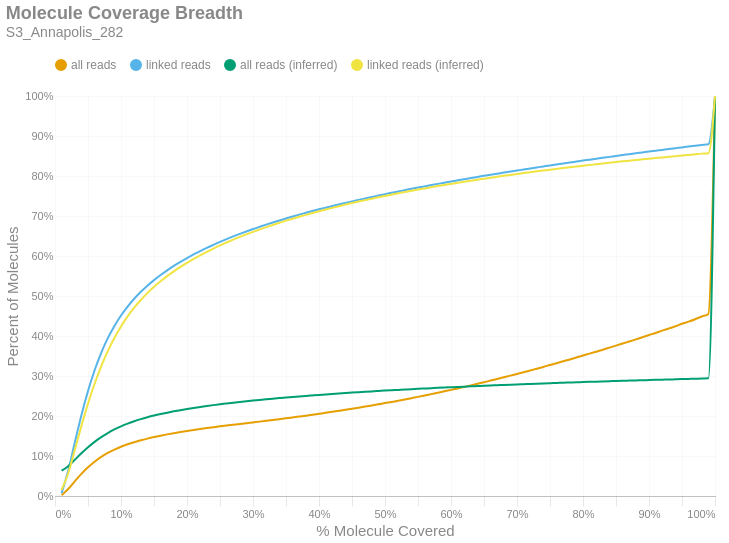

Here is the notebook cell this chart was saved with:
### Markdown cell above
### Molecule Read Coverage
This chart shows molecule coverage breadth as computed by the number of bases aligned to that molecule. In other words, "*how much of each unique long molecule is actually sequenced/aligned?*" Keep in mind there is a distinction between sequences and alignments, since some sequences belonging to a particular molecule may not align well and wouldn't appear in the alignment data. This chart also shows molecule coverage breadth as computed by the *inferred fragment* from which the aligned sequences originate. Unlike read coverage, this calculation takes into account the total insert size, including unsequenced gaps between the forward and reverse reads. Like the previous figures, these are cumulative percents.

### Code cell
if SKIPLR:
    print_html(f"Skipped")
else:
    binned_df = consolidated_hist(valids['coverage_bp'], mask, 0.01, True)
    binned_df_inf = consolidated_hist(valids['coverage_inserts'], mask, 0.01, True)
    binned_df = binned_df.with_columns(pl.lit(binned_df_inf['all reads (cumsum)']).alias('all reads (inferred)'))
    binned_df = binned_df.with_columns(pl.lit(binned_df_inf['linked reads (cumsum)']).alias('linked reads (inferred)'))
    binned_df = binned_df.with_columns(
        (pl.col('bin').cast(pl.Float64) + 0.01).alias('right_edge')
    )

    with SafeRender(binned_df):
        (
            density_plot(binned_df, 'Molecule Coverage Breadth', samplename, 'molcov', ['all reads (inferred)','linked reads (inferred)'])
            .encode(
                #x=alt.X('bin:Q', title="% Molecule Covered").axis(format = '%').scale(padding=0),
                x=alt.X('right_edge:Q', title="% Molecule Covered").axis(format='%').scale(padding=0),
                y=alt.Y('value:Q', title='Percent of Molecules')
                    .axis(format='%')
                    .stack(False)
                    .scale(domainMin=0, padding=0),
                color=alt.Color("key:N").scale(domain = ["all reads", "linked reads", "all reads (inferred)", "linked reads (inferred)"]),
                tooltip = [
                    alt.Tooltip("key:N", title = "Data Type"),
                    alt.Tooltip("range_label:N", title="% Molecule Covered"),
                    alt.Tooltip("value:Q", format = ".2%", title="% Molecules")
                ]
            )
        ).display()

### Figure 1 — Vega-Lite specification as saved in the notebook (floating-point values rounded to 4 significant figures)
{"width": "container", "height": 400, "config": {"title": {"anchor": "start", "dy": -15, "fontSize": 18, "color": "#888888", "subtitleColor": "#888888", "subtitleFontSize": 14}, "arc": {"fill": "#0072B2"}, "axis": {"domainColor": "#888888", "domainWidth": 0.5, "gridWidth": 0.2, "grid": false, "titleFontWeight": 400, "titleFontSize": 15, "labelFontSize": 11, "labelColor": "#888888", "tickColor": "#888888", "tickWidth": 0.2, "titleColor": "#888888"}, "axisBand": {"grid": false}, "axisX": {"grid": true, "tickSize": 10, "domainCap": "round"}, "axisY": {"domain": false, "grid": true, "tickSize": 0, "domainCap": "round"}, "background": "transparent", "header": {"labelFontSize": 15, "labelColor": "#888888", "titleFontSize": 15, "titleFontWeight": 600, "titleColor": "#888888"}, "legend": {"labelFont": "sans-serif", "labelFontSize": 12, "labelColor": "#888888", "symbolSize": 100, "symbolType": "circle", "titleFontSize": 12, "titlePadding": 10, "titleColor": "#888888", "title": null, "orient": "top"}, "range": {"category": ["#E69F00", "#56B4E9", "#009E73", "#F0E442", "#0072B2", "#D55E00", "#CC79A7", "#000000"], "diverging": ["#cfe8f3", "#a2d4ec", "#73bfe2", "#46abdb", "#1696d2", "#12719e"]}, "area": {"fill": "#0072B2", "fillOpacity": 0.7, "line": true, "strokeOpacity": 0.7}, "line": {"color": "#0072B2", "stroke": "#0072B2", "strokeWidth": 2}, "trail": {"color": "#0072B2", "stroke": "#0072B2", "strokeWidth": 0, "size": 1}, "point": {"filled": true, "fillOpacity": 1.0, "size": 95}, "text": {"color": "#888888", "fontSize": 11, "align": "right", "fontWeight": 400, "size": 11}, "bar": {"fill": "#0072B2", "stroke": null}, "view": {"stroke": null, "continuousWidth": 660, "continuousHeight": 400}}, "data": {"name": "data-3246c77fac0661e603551afdb3856b7c"}, "mark": {"type": "line", "interpolate": "monotone", "point": {"opacity": 0, "size": 275}}, "encoding": {"color": {"field": "key", "scale": {"domain": ["all reads", "linked reads", "all reads (inferred)", "linked reads (inferred)"]}, "type": "nominal"}, "tooltip": [{"field": "key", "title": "Data Type", "type": "nominal"}, {"field": "range_label", "title": "% Molecule Covered", "type": "nominal"}, {"field": "value", "format": ".2%", "title": "% Molecules", "type": "quantitative"}], "x": {"axis": {"format": "%"}, "field": "right_edge", "scale": {"padding": 0}, "title": "% Molecule Covered", "type": "quantitative"}, "y": {"axis": {"format": "%"}, "field": "value", "scale": {"domainMin": 0, "padding": 0}, "stack": false, "title": "Percent of Molecules", "type": "quantitative"}}, "params": [{"name": "param_c36ac31b6afebe62", "select": {"type": "point", "fields": ["key"]}, "bind": "legend"}], "title": {"text": "Molecule Coverage Breadth", "subtitle": "S3_Annapolis_282"}, "transform": [{"fold": ["all reads (cumsum)", "linked reads (cumsum)", "all reads (inferred)", "linked reads (inferred)"]}, {"calculate": "replace(datum.key, ' (cumsum)', '')", "as": "key"}, {"filter": {"param": "param_c36ac31b6afebe62"}}], "usermeta": {"embedOptions": {"downloadFileName": "S3_Annapolis_282.molcov"}}, "$schema": "https://vega.github.io/schema/vega-lite/v6.1.0.json", "datasets": {"data-3246c77fac0661e603551afdb3856b7c": [{"bin": "0.0", "interval": "0.0-0.01", "all reads": 0.002107, "linked reads": 0.007004, "all reads (cumsum)": 0.002107, "linked reads (cumsum)": 0.007004, "range_label": "0.0-0.01", "all reads (inferred)": 0.0632, "linked reads (inferred)": 0.01549, "right_edge": 0.01}, {"bin": "0.01", "interval": "0.01-0.02", "all reads": 0.01535, "linked reads": 0.05583, "all reads (cumsum)": 0.01746, "linked reads (cumsum)": 0.06283, "range_label": "0.01-0.02", "all reads (inferred)": 0.07462, "linked reads (inferred)": 0.05702, "right_edge": 0.02}, {"bin": "0.02", "interval": "0.02-0.03", "all reads": 0.0193, "linked reads": 0.07087, "all reads (cumsum)": 0.03676, "linked reads (cumsum)": 0.1337, "range_label": "0.02-0.03", "all reads (inferred)": 0.09048, "linked reads (inferred)": 0.1153, "right_edge": 0.03}, {"bin": "0.03", "interval": "0.03-0.04", "all reads": 0.01859, "linked reads": 0.06845, "all reads (cumsum)": 0.05535, "linked reads (cumsum)": 0.2022, "range_label": "0.03-0.04", "all reads (inferred)": 0.1067, "linked reads (inferred)": 0.1751, "right_edge": 0.04}, {"bin": "0.04", "interval": "0.04-0.05", "all reads": 0.01641, "linked reads": 0.06044, "all reads (cumsum)": 0.07176, "linked reads (cumsum)": 0.2626, "range_label": "0.04-0.05", "all reads (inferred)": 0.1218, "linked reads (inferred)": 0.2309, "right_edge": 0.05}, {"bin": "0.05", "interval": "0.05-0.06", "all reads": 0.01408, "linked reads": 0.05179, "all reads (cumsum)": 0.08584, "linked reads (cumsum)": 0.3144, "range_label": "0.05-0.06", "all reads (inferred)": 0.1353, "linked reads (inferred)": 0.2805, "right_edge": 0.06}, {"bin": "0.06", "interval": "0.06-0.07", "all reads": 0.01185, "linked reads": 0.04362, "all reads (cumsum)": 0.09769, "linked reads (cumsum)": 0.358, "range_label": "0.06-0.07", "all reads (inferred)": 0.1471, "linked reads (inferred)": 0.3241, "right_edge": 0.07}, {"bin": "0.07", "interval": "0.07-0.08", "all reads": 0.00994, "linked reads": 0.03658, "all reads (cumsum)": 0.1076, "linked reads (cumsum)": 0.3946, "range_label": "0.07-0.08", "all reads (inferred)": 0.1574, "linked reads (inferred)": 0.3621, "right_edge": 0.08}, {"bin": "0.08", "interval": "0.08-0.09", "all reads": 0.008325, "linked reads": 0.03057, "all reads (cumsum)": 0.116, "linked reads (cumsum)": 0.4252, "range_label": "0.08-0.09", "all reads (inferred)": 0.1664, "linked reads (inferred)": 0.3952, "right_edge": 0.09}, {"bin": "0.09", "interval": "0.09-0.1", "all reads": 0.007145, "linked reads": 0.02621, "all reads (cumsum)": 0.1231, "linked reads (cumsum)": 0.4514, "range_label": "0.09-0.1", "all reads (inferred)": 0.1741, "linked reads (inferred)": 0.4239, "right_edge": 0.1}, {"bin": "0.1", "interval": "0.1-0.11", "all reads": 0.006102, "linked reads": 0.02235, "all reads (cumsum)": 0.1292, "linked reads (cumsum)": 0.4737, "range_label": "0.1-0.11", "all reads (inferred)": 0.1809, "linked reads (inferred)": 0.449, "right_edge": 0.11}, {"bin": "0.11", "interval": "0.11-0.12", "all reads": 0.005331, "linked reads": 0.01951, "all reads (cumsum)": 0.1345, "linked reads (cumsum)": 0.4932, "range_label": "0.11-0.12", "all reads (inferred)": 0.1869, "linked reads (inferred)": 0.4708, "right_edge": 0.12}, {"bin": "0.12", "interval": "0.12-0.13", "all reads": 0.004736, "linked reads": 0.01728, "all reads (cumsum)": 0.1393, "linked reads (cumsum)": 0.5105, "range_label": "0.12-0.13", "all reads (inferred)": 0.1921, "linked reads (inferred)": 0.49, "right_edge": 0.13}, {"bin": "0.13", "interval": "0.13-0.14", "all reads": 0.004196, "linked reads": 0.01529, "all reads (cumsum)": 0.1435, "linked reads (cumsum)": 0.5258, "range_label": "0.13-0.14", "all reads (inferred)": 0.1968, "linked reads (inferred)": 0.5073, "right_edge": 0.14}, {"bin": "0.14", "interval": "0.14-0.15", "all reads": 0.003833, "linked reads": 0.01395, "all reads (cumsum)": 0.1473, "linked reads (cumsum)": 0.5397, "range_label": "0.14-0.15", "all reads (inferred)": 0.201, "linked reads (inferred)": 0.5229, "right_edge": 0.15}, {"bin": "0.15", "interval": "0.15-0.16", "all reads": 0.003492, "linked reads": 0.01267, "all reads (cumsum)": 0.1508, "linked reads (cumsum)": 0.5524, "range_label": "0.15-0.16", "all reads (inferred)": 0.2049, "linked reads (inferred)": 0.5369, "right_edge": 0.16}, {"bin": "0.16", "interval": "0.16-0.17", "all reads": 0.003267, "linked reads": 0.01181, "all reads (cumsum)": 0.1541, "linked reads (cumsum)": 0.5642, "range_label": "0.16-0.17", "all reads (inferred)": 0.2084, "linked reads (inferred)": 0.5498, "right_edge": 0.17}, {"bin": "0.17", "interval": "0.17-0.18", "all reads": 0.003044, "linked reads": 0.01099, "all reads (cumsum)": 0.1571, "linked reads (cumsum)": 0.5752, "range_label": "0.17-0.18", "all reads (inferred)": 0.2116, "linked reads (inferred)": 0.5616, "right_edge": 0.18}, {"bin": "0.18", "interval": "0.18-0.19", "all reads": 0.002827, "linked reads": 0.01012, "all reads (cumsum)": 0.1599, "linked reads (cumsum)": 0.5853, "range_label": "0.18-0.19", "all reads (inferred)": 0.2146, "linked reads (inferred)": 0.5727, "right_edge": 0.19}, {"bin": "0.19", "interval": "0.19-0.2", "all reads": 0.002665, "linked reads": 0.009532, "all reads (cumsum)": 0.1626, "linked reads (cumsum)": 0.5949, "range_label": "0.19-0.2", "all reads (inferred)": 0.2175, "linked reads (inferred)": 0.583, "right_edge": 0.2}, {"bin": "0.2", "interval": "0.2-0.21", "all reads": 0.002538, "linked reads": 0.009034, "all reads (cumsum)": 0.1651, "linked reads (cumsum)": 0.6039, "range_label": "0.2-0.21", "all reads (inferred)": 0.2201, "linked reads (inferred)": 0.5927, "right_edge": 0.21}, {"bin": "0.21", "interval": "0.21-0.22", "all reads": 0.002387, "linked reads": 0.008429, "all reads (cumsum)": 0.1675, "linked reads (cumsum)": 0.6123, "range_label": "0.21-0.22", "all reads (inferred)": 0.2226, "linked reads (inferred)": 0.6018, "right_edge": 0.22}, {"bin": "0.22", "interval": "0.22-0.23", "all reads": 0.002279, "linked reads": 0.008017, "all reads (cumsum)": 0.1698, "linked reads (cumsum)": 0.6203, "range_label": "0.22-0.23", "all reads (inferred)": 0.2249, "linked reads (inferred)": 0.6104, "right_edge": 0.23}, {"bin": "0.23", "interval": "0.23-0.24", "all reads": 0.002188, "linked reads": 0.007587, "all reads (cumsum)": 0.172, "linked reads (cumsum)": 0.6279, "range_label": "0.23-0.24", "all reads (inferred)": 0.2272, "linked reads (inferred)": 0.6186, "right_edge": 0.24}, {"bin": "0.24", "interval": "0.24-0.25", "all reads": 0.00214, "linked reads": 0.007425, "all reads (cumsum)": 0.1741, "linked reads (cumsum)": 0.6353, "range_label": "0.24-0.25", "all reads (inferred)": 0.2293, "linked reads (inferred)": 0.6265, "right_edge": 0.25}, {"bin": "0.25", "interval": "0.25-0.26", "all reads": 0.002026, "linked reads": 0.006952, "all reads (cumsum)": 0.1761, "linked reads (cumsum)": 0.6423, "range_label": "0.25-0.26", "all reads (inferred)": 0.2313, "linked reads (inferred)": 0.6338, "right_edge": 0.26}, {"bin": "0.26", "interval": "0.26-0.27", "all reads": 0.001967, "linked reads": 0.006642, "all reads (cumsum)": 0.1781, "linked reads (cumsum)": 0.6489, "range_label": "0.26-0.27", "all reads (inferred)": 0.2333, "linked reads (inferred)": 0.6408, "right_edge": 0.27}, {"bin": "0.27", "interval": "0.27-0.28", "all reads": 0.001944, "linked reads": 0.006339, "all reads (cumsum)": 0.1801, "linked reads (cumsum)": 0.6553, "range_label": "0.27-0.28", "all reads (inferred)": 0.2351, "linked reads (inferred)": 0.6476, "right_edge": 0.28}, {"bin": "0.28", "interval": "0.28-0.29", "all reads": 0.001941, "linked reads": 0.006098, "all reads (cumsum)": 0.182, "linked reads (cumsum)": 0.6614, "range_label": "0.28-0.29", "all reads (inferred)": 0.2369, "linked reads (inferred)": 0.6541, "right_edge": 0.29}, {"bin": "0.29", "interval": "0.29-0.3", "all reads": 0.001973, "linked reads": 0.005952, "all reads (cumsum)": 0.184, "linked reads (cumsum)": 0.6673, "range_label": "0.29-0.3", "all reads (inferred)": 0.2386, "linked reads (inferred)": 0.6603, "right_edge": 0.3}, {"bin": "0.3", "interval": "0.3-0.31", "all reads": 0.001956, "linked reads": 0.005617, "all reads (cumsum)": 0.1859, "linked reads (cumsum)": 0.6729, "range_label": "0.3-0.31", "all reads (inferred)": 0.2402, "linked reads (inferred)": 0.6662, "right_edge": 0.31}, {"bin": "0.31", "interval": "0.31-0.32", "all reads": 0.002022, "linked reads": 0.005489, "all reads (cumsum)": 0.188, "linked reads (cumsum)": 0.6784, "range_label": "0.31-0.32", "all reads (inferred)": 0.2418, "linked reads (inferred)": 0.6721, "right_edge": 0.32}, {"bin": "0.32", "interval": "0.32-0.33", "all reads": 0.002065, "linked reads": 0.005342, "all reads (cumsum)": 0.19, "linked reads (cumsum)": 0.6838, "range_label": "0.32-0.33", "all reads (inferred)": 0.2434, "linked reads (inferred)": 0.6777, "right_edge": 0.33}, {"bin": "0.33", "interval": "0.33-0.34", "all reads": 0.002073, "linked reads": 0.005099, "all reads (cumsum)": 0.1921, "linked reads (cumsum)": 0.6889, "range_label": "0.33-0.34", "all reads (inferred)": 0.2449, "linked reads (inferred)": 0.683, "right_edge": 0.34}, {"bin": "0.34", "interval": "0.34-0.35", "all reads": 0.002109, "linked reads": 0.004973, "all reads (cumsum)": 0.1942, "linked reads (cumsum)": 0.6938, "range_label": "0.34-0.35", "all reads (inferred)": 0.2463, "linked reads (inferred)": 0.6883, "right_edge": 0.35}, {"bin": "0.35", "interval": "0.35-0.36", "all reads": 0.002211, "linked reads": 0.004903, "all reads (cumsum)": 0.1964, "linked reads (cumsum)": 0.6988, "range_label": "0.35-0.36", "all reads (inferred)": 0.2477, "linked reads (inferred)": 0.6933, "right_edge": 0.36}, {"bin": "0.36", "interval": "0.36-0.37", "all reads": 0.002219, "linked reads": 0.004742, "all reads (cumsum)": 0.1986, "linked reads (cumsum)": 0.7035, "range_label": "0.36-0.37", "all reads (inferred)": 0.249, "linked reads (inferred)": 0.6981, "right_edge": 0.37}, {"bin": "0.37", "interval": "0.37-0.38", "all reads": 0.00224, "linked reads": 0.00448, "all reads (cumsum)": 0.2009, "linked reads (cumsum)": 0.708, "range_label": "0.37-0.38", "all reads (inferred)": 0.2503, "linked reads (inferred)": 0.7028, "right_edge": 0.38}, {"bin": "0.38", "interval": "0.38-0.39", "all reads": 0.002298, "linked reads": 0.004464, "all reads (cumsum)": 0.2032, "linked reads (cumsum)": 0.7124, "range_label": "0.38-0.39", "all reads (inferred)": 0.2516, "linked reads (inferred)": 0.7073, "right_edge": 0.39}, {"bin": "0.39", "interval": "0.39-0.4", "all reads": 0.002389, "linked reads": 0.004329, "all reads (cumsum)": 0.2056, "linked reads (cumsum)": 0.7168, "range_label": "0.39-0.4", "all reads (inferred)": 0.2528, "linked reads (inferred)": 0.7118, "right_edge": 0.4}, {"bin": "0.4", "interval": "0.4-0.41", "all reads": 0.002368, "linked reads": 0.004089, "all reads (cumsum)": 0.2079, "linked reads (cumsum)": 0.7209, "range_label": "0.4-0.41", "all reads (inferred)": 0.254, "linked reads (inferred)": 0.7161, "right_edge": 0.41}, {"bin": "0.41", "interval": "0.41-0.42", "all reads": 0.002439, "linked reads": 0.003996, "all reads (cumsum)": 0.2104, "linked reads (cumsum)": 0.7249, "range_label": "0.41-0.42", "all reads (inferred)": 0.2551, "linked reads (inferred)": 0.7203, "right_edge": 0.42}, {"bin": "0.42", "interval": "0.42-0.43", "all reads": 0.002523, "linked reads": 0.003979, "all reads (cumsum)": 0.2129, "linked reads (cumsum)": 0.7288, "range_label": "0.42-0.43", "all reads (inferred)": 0.2563, "linked reads (inferred)": 0.7244, "right_edge": 0.43}, {"bin": "0.43", "interval": "0.43-0.44", "all reads": 0.002549, "linked reads": 0.003948, "all reads (cumsum)": 0.2154, "linked reads (cumsum)": 0.7328, "range_label": "0.43-0.44", "all reads (inferred)": 0.2574, "linked reads (inferred)": 0.7284, "right_edge": 0.44}, {"bin": "0.44", "interval": "0.44-0.45", "all reads": 0.002628, "linked reads": 0.003799, "all reads (cumsum)": 0.2181, "linked reads (cumsum)": 0.7366, "range_label": "0.44-0.45", "all reads (inferred)": 0.2585, "linked reads (inferred)": 0.7323, "right_edge": 0.45}, {"bin": "0.45", "interval": "0.45-0.46", "all reads": 0.002673, "linked reads": 0.003703, "all reads (cumsum)": 0.2207, "linked reads (cumsum)": 0.7403, "range_label": "0.45-0.46", "all reads (inferred)": 0.2595, "linked reads (inferred)": 0.7361, "right_edge": 0.46}, {"bin": "0.46", "interval": "0.46-0.47", "all reads": 0.002737, "linked reads": 0.003664, "all reads (cumsum)": 0.2235, "linked reads (cumsum)": 0.7439, "range_label": "0.46-0.47", "all reads (inferred)": 0.2605, "linked reads (inferred)": 0.7397, "right_edge": 0.47}, {"bin": "0.47", "interval": "0.47-0.48", "all reads": 0.002857, "linked reads": 0.00366, "all reads (cumsum)": 0.2263, "linked reads (cumsum)": 0.7476, "range_label": "0.47-0.48", "all reads (inferred)": 0.2615, "linked reads (inferred)": 0.7433, "right_edge": 0.48}, {"bin": "0.48", "interval": "0.48-0.49", "all reads": 0.002788, "linked reads": 0.003504, "all reads (cumsum)": 0.2291, "linked reads (cumsum)": 0.7511, "range_label": "0.48-0.49", "all reads (inferred)": 0.2625, "linked reads (inferred)": 0.7467, "right_edge": 0.49}, {"bin": "0.49", "interval": "0.49-0.5", "all reads": 0.003124, "linked reads": 0.003549, "all reads (cumsum)": 0.2322, "linked reads (cumsum)": 0.7547, "range_label": "0.49-0.5", "all reads (inferred)": 0.2635, "linked reads (inferred)": 0.7502, "right_edge": 0.5}, {"bin": "0.5", "interval": "0.5-0.51", "all reads": 0.002802, "linked reads": 0.00332, "all reads (cumsum)": 0.235, "linked reads (cumsum)": 0.758, "range_label": "0.5-0.51", "all reads (inferred)": 0.2644, "linked reads (inferred)": 0.7535, "right_edge": 0.51}, {"bin": "0.51", "interval": "0.51-0.52", "all reads": 0.003165, "linked reads": 0.003372, "all reads (cumsum)": 0.2382, "linked reads (cumsum)": 0.7613, "range_label": "0.51-0.52", "all reads (inferred)": 0.2653, "linked reads (inferred)": 0.7567, "right_edge": 0.52}, {"bin": "0.52", "interval": "0.52-0.53", "all reads": 0.003137, "linked reads": 0.003281, "all reads (cumsum)": 0.2413, "linked reads (cumsum)": 0.7646, "range_label": "0.52-0.53", "all reads (inferred)": 0.2662, "linked reads (inferred)": 0.76, "right_edge": 0.53}, {"bin": "0.53", "interval": "0.53-0.54", "all reads": 0.003224, "linked reads": 0.003236, "all reads (cumsum)": 0.2446, "linked reads (cumsum)": 0.7679, "range_label": "0.53-0.54", "all reads (inferred)": 0.2671, "linked reads (inferred)": 0.7631, "right_edge": 0.54}, {"bin": "0.54", "interval": "0.54-0.55", "all reads": 0.003252, "linked reads": 0.003134, "all reads (cumsum)": 0.2478, "linked reads (cumsum)": 0.771, "range_label": "0.54-0.55", "all reads (inferred)": 0.2679, "linked reads (inferred)": 0.7661, "right_edge": 0.55}, {"bin": "0.55", "interval": "0.55-0.56", "all reads": 0.003403, "linked reads": 0.003105, "all reads (cumsum)": 0.2512, "linked reads (cumsum)": 0.7741, "range_label": "0.55-0.56", "all reads (inferred)": 0.2687, "linked reads (inferred)": 0.769, "right_edge": 0.56}, {"bin": "0.56", "interval": "0.56-0.57", "all reads": 0.003445, "linked reads": 0.00315, "all reads (cumsum)": 0.2547, "linked reads (cumsum)": 0.7773, "range_label": "0.56-0.57", "all reads (inferred)": 0.2695, "linked reads (inferred)": 0.7719, "right_edge": 0.57}, {"bin": "0.57", "interval": "0.57-0.58", "all reads": 0.003456, "linked reads": 0.003094, "all reads (cumsum)": 0.2581, "linked reads (cumsum)": 0.7803, "range_label": "0.57-0.58", "all reads (inferred)": 0.2703, "linked reads (inferred)": 0.7747, "right_edge": 0.58}, {"bin": "0.58", "interval": "0.58-0.59", "all reads": 0.003536, "linked reads": 0.003041, "all reads (cumsum)": 0.2617, "linked reads (cumsum)": 0.7834, "range_label": "0.58-0.59", "all reads (inferred)": 0.2711, "linked reads (inferred)": 0.7775, "right_edge": 0.59}, {"bin": "0.59", "interval": "0.59-0.6", "all reads": 0.003701, "linked reads": 0.002988, "all reads (cumsum)": 0.2654, "linked reads (cumsum)": 0.7864, "range_label": "0.59-0.6", "all reads (inferred)": 0.2719, "linked reads (inferred)": 0.7802, "right_edge": 0.6}, {"bin": "0.6", "interval": "0.6-0.61", "all reads": 0.003583, "linked reads": 0.002849, "all reads (cumsum)": 0.2689, "linked reads (cumsum)": 0.7892, "range_label": "0.6-0.61", "all reads (inferred)": 0.2727, "linked reads (inferred)": 0.7829, "right_edge": 0.61}, {"bin": "0.61", "interval": "0.61-0.62", "all reads": 0.003801, "linked reads": 0.002791, "all reads (cumsum)": 0.2727, "linked reads (cumsum)": 0.792, "range_label": "0.61-0.62", "all reads (inferred)": 0.2734, "linked reads (inferred)": 0.7855, "right_edge": 0.62}, {"bin": "0.62", "interval": "0.62-0.63", "all reads": 0.003824, "linked reads": 0.00286, "all reads (cumsum)": 0.2766, "linked reads (cumsum)": 0.7949, "range_label": "0.62-0.63", "all reads (inferred)": 0.2741, "linked reads (inferred)": 0.7881, "right_edge": 0.63}, {"bin": "0.63", "interval": "0.63-0.64", "all reads": 0.003875, "linked reads": 0.002745, "all reads (cumsum)": 0.2804, "linked reads (cumsum)": 0.7976, "range_label": "0.63-0.64", "all reads (inferred)": 0.2748, "linked reads (inferred)": 0.7906, "right_edge": 0.64}, {"bin": "0.64", "interval": "0.64-0.65", "all reads": 0.003947, "linked reads": 0.002818, "all reads (cumsum)": 0.2844, "linked reads (cumsum)": 0.8004, "range_label": "0.64-0.65", "all reads (inferred)": 0.2756, "linked reads (inferred)": 0.7932, "right_edge": 0.65}, {"bin": "0.65", "interval": "0.65-0.66", "all reads": 0.004161, "linked reads": 0.002767, "all reads (cumsum)": 0.2886, "linked reads (cumsum)": 0.8032, "range_label": "0.65-0.66", "all reads (inferred)": 0.2763, "linked reads (inferred)": 0.7957, "right_edge": 0.66}, {"bin": "0.66", "interval": "0.66-0.67", "all reads": 0.004023, "linked reads": 0.002685, "all reads (cumsum)": 0.2926, "linked reads (cumsum)": 0.8059, "range_label": "0.66-0.67", "all reads (inferred)": 0.2769, "linked reads (inferred)": 0.798, "right_edge": 0.67}, {"bin": "0.67", "interval": "0.67-0.68", "all reads": 0.004145, "linked reads": 0.002628, "all reads (cumsum)": 0.2967, "linked reads (cumsum)": 0.8085, "range_label": "0.67-0.68", "all reads (inferred)": 0.2776, "linked reads (inferred)": 0.8004, "right_edge": 0.68}, {"bin": "0.68", "interval": "0.68-0.69", "all reads": 0.004152, "linked reads": 0.002633, "all reads (cumsum)": 0.3009, "linked reads (cumsum)": 0.8112, "range_label": "0.68-0.69", "all reads (inferred)": 0.2783, "linked reads (inferred)": 0.8028, "right_edge": 0.69}, {"bin": "0.69", "interval": "0.69-0.7", "all reads": 0.004346, "linked reads": 0.002606, "all reads (cumsum)": 0.3052, "linked reads (cumsum)": 0.8138, "range_label": "0.69-0.7", "all reads (inferred)": 0.2789, "linked reads (inferred)": 0.805, "right_edge": 0.7}, {"bin": "0.7", "interval": "0.7-0.71", "all reads": 0.004251, "linked reads": 0.002545, "all reads (cumsum)": 0.3095, "linked reads (cumsum)": 0.8163, "range_label": "0.7-0.71", "all reads (inferred)": 0.2796, "linked reads (inferred)": 0.8073, "right_edge": 0.71}, {"bin": "0.71", "interval": "0.71-0.72", "all reads": 0.004313, "linked reads": 0.002557, "all reads (cumsum)": 0.3138, "linked reads (cumsum)": 0.8189, "range_label": "0.71-0.72", "all reads (inferred)": 0.2802, "linked reads (inferred)": 0.8095, "right_edge": 0.72}, {"bin": "0.72", "interval": "0.72-0.73", "all reads": 0.004487, "linked reads": 0.002559, "all reads (cumsum)": 0.3183, "linked reads (cumsum)": 0.8214, "range_label": "0.72-0.73", "all reads (inferred)": 0.2808, "linked reads (inferred)": 0.8117, "right_edge": 0.73}, {"bin": "0.73", "interval": "0.73-0.74", "all reads": 0.004446, "linked reads": 0.002557, "all reads (cumsum)": 0.3227, "linked reads (cumsum)": 0.824, "range_label": "0.73-0.74", "all reads (inferred)": 0.2814, "linked reads (inferred)": 0.8138, "right_edge": 0.74}, {"bin": "0.74", "interval": "0.74-0.75", "all reads": 0.004776, "linked reads": 0.002516, "all reads (cumsum)": 0.3275, "linked reads (cumsum)": 0.8265, "range_label": "0.74-0.75", "all reads (inferred)": 0.282, "linked reads (inferred)": 0.8158, "right_edge": 0.75}, {"bin": "0.75", "interval": "0.75-0.76", "all reads": 0.004543, "linked reads": 0.002412, "all reads (cumsum)": 0.332, "linked reads (cumsum)": 0.8289, "range_label": "0.75-0.76", "all reads (inferred)": 0.2826, "linked reads (inferred)": 0.8178, "right_edge": 0.76}, {"bin": "0.76", "interval": "0.76-0.77", "all reads": 0.004667, "linked reads": 0.002426, "all reads (cumsum)": 0.3367, "linked reads (cumsum)": 0.8313, "range_label": "0.76-0.77", "all reads (inferred)": 0.2832, "linked reads (inferred)": 0.8198, "right_edge": 0.77}, {"bin": "0.77", "interval": "0.77-0.78", "all reads": 0.004686, "linked reads": 0.002377, "all reads (cumsum)": 0.3414, "linked reads (cumsum)": 0.8337, "range_label": "0.77-0.78", "all reads (inferred)": 0.2837, "linked reads (inferred)": 0.8218, "right_edge": 0.78}, {"bin": "0.78", "interval": "0.78-0.79", "all reads": 0.004736, "linked reads": 0.002426, "all reads (cumsum)": 0.3461, "linked reads (cumsum)": 0.8361, "range_label": "0.78-0.79", "all reads (inferred)": 0.2843, "linked reads (inferred)": 0.8237, "right_edge": 0.79}, {"bin": "0.79", "interval": "0.79-0.8", "all reads": 0.005053, "linked reads": 0.00242, "all reads (cumsum)": 0.3512, "linked reads (cumsum)": 0.8386, "range_label": "0.79-0.8", "all reads (inferred)": 0.2848, "linked reads (inferred)": 0.8257, "right_edge": 0.8}, {"bin": "0.8", "interval": "0.8-0.81", "all reads": 0.004692, "linked reads": 0.002274, "all reads (cumsum)": 0.3559, "linked reads (cumsum)": 0.8408, "range_label": "0.8-0.81", "all reads (inferred)": 0.2854, "linked reads (inferred)": 0.8276, "right_edge": 0.81}, {"bin": "0.81", "interval": "0.81-0.82", "all reads": 0.004943, "linked reads": 0.00239, "all reads (cumsum)": 0.3608, "linked reads (cumsum)": 0.8432, "range_label": "0.81-0.82", "all reads (inferred)": 0.2859, "linked reads (inferred)": 0.8294, "right_edge": 0.82}, {"bin": "0.82", "interval": "0.82-0.83", "all reads": 0.005018, "linked reads": 0.002301, "all reads (cumsum)": 0.3658, "linked reads (cumsum)": 0.8455, "range_label": "0.82-0.83", "all reads (inferred)": 0.2864, "linked reads (inferred)": 0.8313, "right_edge": 0.83}, {"bin": "0.83", "interval": "0.83-0.84", "all reads": 0.005064, "linked reads": 0.002294, "all reads (cumsum)": 0.3709, "linked reads (cumsum)": 0.8478, "range_label": "0.83-0.84", "all reads (inferred)": 0.2869, "linked reads (inferred)": 0.8331, "right_edge": 0.84}, {"bin": "0.84", "interval": "0.84-0.85", "all reads": 0.005038, "linked reads": 0.002191, "all reads (cumsum)": 0.3759, "linked reads (cumsum)": 0.85, "range_label": "0.84-0.85", "all reads (inferred)": 0.2875, "linked reads (inferred)": 0.8349, "right_edge": 0.85}, {"bin": "0.85", "interval": "0.85-0.86", "all reads": 0.005206, "linked reads": 0.002266, "all reads (cumsum)": 0.3811, "linked reads (cumsum)": 0.8523, "range_label": "0.85-0.86", "all reads (inferred)": 0.288, "linked reads (inferred)": 0.8366, "right_edge": 0.86}, {"bin": "0.86", "interval": "0.86-0.87", "all reads": 0.005088, "linked reads": 0.002173, "all reads (cumsum)": 0.3862, "linked reads (cumsum)": 0.8544, "range_label": "0.86-0.87", "all reads (inferred)": 0.2884, "linked reads (inferred)": 0.8383, "right_edge": 0.87}, {"bin": "0.87", "interval": "0.87-0.88", "all reads": 0.005288, "linked reads": 0.002222, "all reads (cumsum)": 0.3915, "linked reads (cumsum)": 0.8567, "range_label": "0.87-0.88", "all reads (inferred)": 0.2889, "linked reads (inferred)": 0.84, "right_edge": 0.88}, {"bin": "0.88", "interval": "0.88-0.89", "all reads": 0.005294, "linked reads": 0.002175, "all reads (cumsum)": 0.3968, "linked reads (cumsum)": 0.8588, "range_label": "0.88-0.89", "all reads (inferred)": 0.2894, "linked reads (inferred)": 0.8416, "right_edge": 0.89}, {"bin": "0.89", "interval": "0.89-0.9", "all reads": 0.005526, "linked reads": 0.002202, "all reads (cumsum)": 0.4023, "linked reads (cumsum)": 0.861, "range_label": "0.89-0.9", "all reads (inferred)": 0.2899, "linked reads (inferred)": 0.8433, "right_edge": 0.9}, {"bin": "0.9", "interval": "0.9-0.91", "all reads": 0.005179, "linked reads": 0.002096, "all reads (cumsum)": 0.4075, "linked reads (cumsum)": 0.8631, "range_label": "0.9-0.91", "all reads (inferred)": 0.2904, "linked reads (inferred)": 0.8449, "right_edge": 0.91}, {"bin": "0.91", "interval": "0.91-0.92", "all reads": 0.005922, "linked reads": 0.002133, "all reads (cumsum)": 0.4134, "linked reads (cumsum)": 0.8653, "range_label": "0.91-0.92", "all reads (inferred)": 0.2908, "linked reads (inferred)": 0.8465, "right_edge": 0.92}, {"bin": "0.92", "interval": "0.92-0.93", "all reads": 0.00519, "linked reads": 0.002092, "all reads (cumsum)": 0.4186, "linked reads (cumsum)": 0.8674, "range_label": "0.92-0.93", "all reads (inferred)": 0.2913, "linked reads (inferred)": 0.848, "right_edge": 0.93}, {"bin": "0.93", "interval": "0.93-0.94", "all reads": 0.005707, "linked reads": 0.002092, "all reads (cumsum)": 0.4243, "linked reads (cumsum)": 0.8695, "range_label": "0.93-0.94", "all reads (inferred)": 0.2917, "linked reads (inferred)": 0.8496, "right_edge": 0.94}, {"bin": "0.94", "interval": "0.94-0.95", "all reads": 0.006195, "linked reads": 0.002048, "all reads (cumsum)": 0.4305, "linked reads (cumsum)": 0.8715, "range_label": "0.94-0.95", "all reads (inferred)": 0.2922, "linked reads (inferred)": 0.8512, "right_edge": 0.95}, {"bin": "0.95", "interval": "0.95-0.96", "all reads": 0.005303, "linked reads": 0.002114, "all reads (cumsum)": 0.4358, "linked reads (cumsum)": 0.8736, "range_label": "0.95-0.96", "all reads (inferred)": 0.2927, "linked reads (inferred)": 0.8527, "right_edge": 0.96}, {"bin": "0.96", "interval": "0.96-0.97", "all reads": 0.006146, "linked reads": 0.001912, "all reads (cumsum)": 0.442, "linked reads (cumsum)": 0.8755, "range_label": "0.96-0.97", "all reads (inferred)": 0.2932, "linked reads (inferred)": 0.8543, "right_edge": 0.97}, {"bin": "0.97", "interval": "0.97-0.98", "all reads": 0.006743, "linked reads": 0.00196, "all reads (cumsum)": 0.4487, "linked reads (cumsum)": 0.8775, "range_label": "0.97-0.98", "all reads (inferred)": 0.2937, "linked reads (inferred)": 0.8559, "right_edge": 0.98}, {"bin": "0.98", "interval": "0.98-0.99", "all reads": 0.006359, "linked reads": 0.002028, "all reads (cumsum)": 0.4551, "linked reads (cumsum)": 0.8795, "range_label": "0.98-0.99", "all reads (inferred)": 0.2942, "linked reads (inferred)": 0.857, "right_edge": 0.99}, {"bin": "0.99", "interval": "0.99-1.0", "all reads": 0.5449, "linked reads": 0.1205, "all reads (cumsum)": 1.0, "linked reads (cumsum)": 1.0, "range_label": "0.99-1.0", "all reads (inferred)": 1.0, "linked reads (inferred)": 1.0, "right_edge": 1.0}]}}
